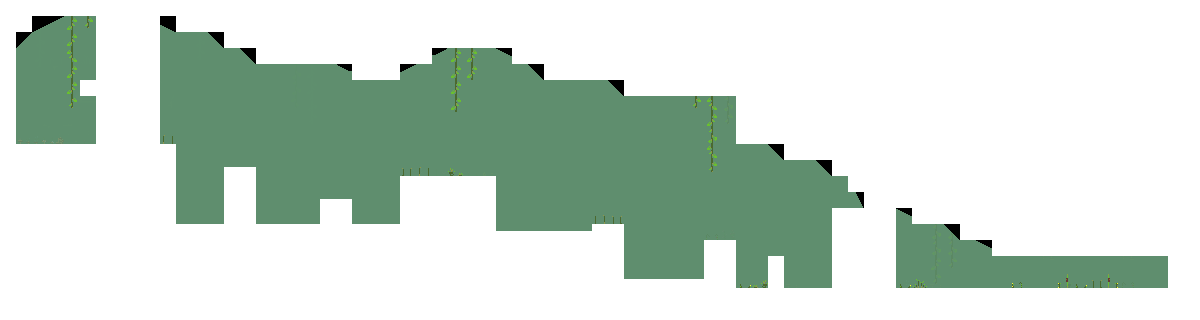

Below is a game level as drawn by its tile map, then a one-line description and the .tmx that defines it (tile-layer data replaced by summaries):
An orthogonal 75x20 tile map with 16x16 px tiles, 23 tile layers (background1, background2, background, miasma, ...), 4 tilesets.

<map version="1.4" tiledversion="1.4.3" orientation="orthogonal" renderorder="right-down" width="75" height="20" tilewidth="16" tileheight="16" infinite="0" nextlayerid="51" nextobjectid="1">
 <tileset firstgid="1" source="../../.tileset_resources/industry_tileset_colored.tsx" />
 <tileset firstgid="1161" source="../../.tileset_resources/industry_tileset_white.tsx" />
 <tileset firstgid="2321" source="../../.tileset_resources/plants.tsx" />
 <tileset firstgid="2399" source="../../.tileset_resources/industrial_tilesheet.tsx" />
 <group id="22" name="Background">
  <layer id="47" name="background1" width="75" height="20">
   <data>[1500 cells, 4 non-empty, 2 distinct tile ids]</data>
  </layer>
  <layer id="48" name="background2" width="75" height="20">
   <data>[1500 cells, 24 non-empty, 6 distinct tile ids]</data>
  </layer>
  <layer id="2" name="background" width="75" height="20">
   <data>[1500 cells, 44 non-empty, 44 distinct tile ids]</data>
  </layer>
  <layer id="33" name="miasma" width="75" height="20" tintcolor="#32ffffff">
   <data>[1500 cells, 1500 non-empty, 1 distinct tile ids]</data>
  </layer>
 </group>
 <group id="21" name="Midground">
  <layer id="3" name="midground" width="75" height="20">
   <data>[1500 cells, 28 non-empty, 12 distinct tile ids]</data>
  </layer>
  <layer id="24" name="miasma" width="75" height="20" tintcolor="#19ffffff">
   <data>[1500 cells, 1500 non-empty, 1 distinct tile ids]</data>
  </layer>
 </group>
 <group id="20" name="Frontground">
  <layer id="6" name="frontground" width="75" height="20">
   <data>[1500 cells, 17 non-empty, 9 distinct tile ids]</data>
  </layer>
  <layer id="32" name="miasma" width="75" height="20" tintcolor="#1effffff">
   <data>[1500 cells, 1500 non-empty, 1 distinct tile ids]</data>
  </layer>
 </group>
 <group id="19" name="Foreground">
  <layer id="5" name="foreground" width="75" height="20">
   <data>[1500 cells, 985 non-empty, 16 distinct tile ids]</data>
  </layer>
  <layer id="45" name="foreground1" width="75" height="20">
   <data>[1500 cells, 70 non-empty, 21 distinct tile ids]</data>
  </layer>
  <layer id="46" name="foreground2" width="75" height="20">
   <data>[1500 cells, 16 non-empty, 8 distinct tile ids]</data>
  </layer>
 </group>
 <group id="15" name="Entities">
  <layer id="50" name="collectables" width="75" height="20" tintcolor="#65ff96">
   <data>[1500 cells, 1 non-empty, 1 distinct tile ids]</data>
  </layer>
  <layer id="49" name="toxic_water" width="75" height="20" tintcolor="#ff2c11">
   <data>[1500 cells, 10 non-empty, 1 distinct tile ids]</data>
  </layer>
  <layer id="36" name="dialog" width="75" height="20" tintcolor="#2cc5b8">
   <data>[1500 cells, 52 non-empty, 2 distinct tile ids]</data>
  </layer>
  <layer id="29" name="save_game" width="75" height="20" tintcolor="#0000ff">
   <data>[1500 cells, 0 non-empty, 0 distinct tile ids]</data>
  </layer>
  <layer id="26" name="hitable_colliders" width="75" height="20" tintcolor="#640064">
   <data>[1500 cells, 15 non-empty, 1 distinct tile ids]</data>
  </layer>
  <layer id="27" name="death_colliders" width="75" height="20" tintcolor="#c80064">
   <data>[1500 cells, 25 non-empty, 2 distinct tile ids]</data>
  </layer>
  <layer id="16" name="level_transition" width="75" height="20" tintcolor="#0000fe">
   <data>[1500 cells, 4 non-empty, 1 distinct tile ids]</data>
  </layer>
  <layer id="11" name="player" width="75" height="20" tintcolor="#0000ff">
   <data>[1500 cells, 2 non-empty, 1 distinct tile ids]</data>
  </layer>
  <layer id="13" name="water" width="75" height="20" tintcolor="#3156fe">
   <data>[1500 cells, 0 non-empty, 0 distinct tile ids]</data>
  </layer>
  <layer id="10" name="collisions" width="75" height="20" tintcolor="#00ff00">
   <data>[1500 cells, 945 non-empty, 2 distinct tile ids]</data>
  </layer>
  <layer id="14" name="flying_enemies" width="75" height="20" tintcolor="#fe0000">
   <data>[1500 cells, 0 non-empty, 0 distinct tile ids]</data>
  </layer>
  <layer id="12" name="enemies" width="75" height="20" tintcolor="#ff0000">
   <data>[1500 cells, 0 non-empty, 0 distinct tile ids]</data>
  </layer>
 </group>
</map>
